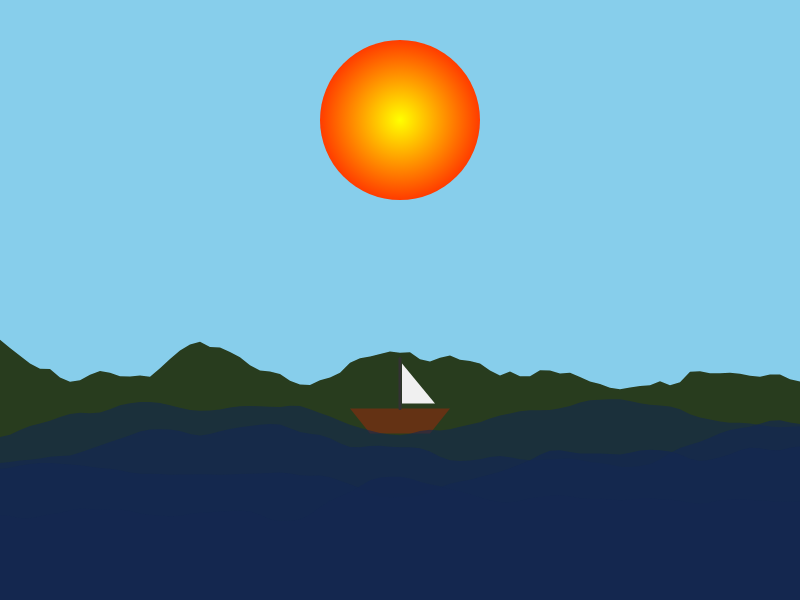
Frame 1 (no input)
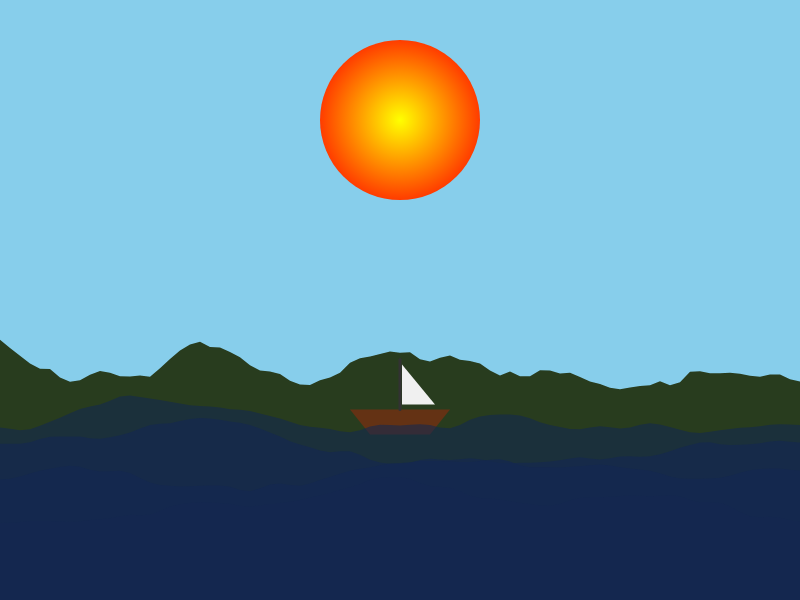
Frame 60 (no input)
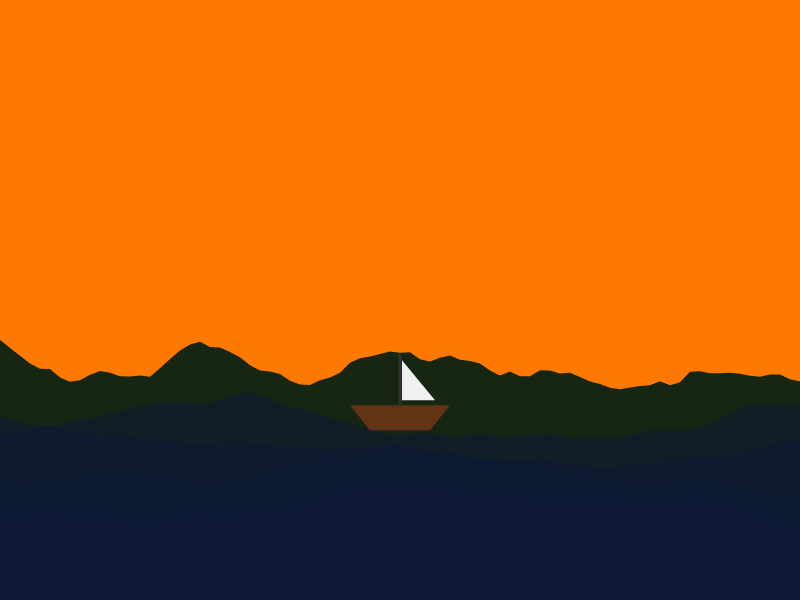
Frame 120 (the mouse pressed at the canvas centre since frame 60)

The p5.js sketch that drew these frames (run headless with seeded random() and noise() and a simulated clock; from frame 60 on, the mouse is pressed at the canvas centre):

// p5.js sketch
// ── sketch.js
// Alexander Morales 
// Title: First Light of the Moon
/// follow the Patt Vira tutorial to add fireworks to my original sketch of a boat at sunset. I will use the fireworks
// to add a sense of celebration and wonder to the scene, as if the boat is witnessing the first light of the moon rising 
// over the horizon. The fireworks will also create a dynamic contrast with the calm and serene atmosphere of the boat and the sunset, 
// enhancing the emotional impact of the piece. I also added the interactivity of the fireworks, allowing the viewer to launch them at night, 
// which adds an element of playfulness and engagement to the artwork.
/* Concept/Theme: I am investigating how basic geometric primitives in code can create complex emotional atmospheres. 
   This piece explores using shapes to construct a sailboat, land, the sun, and moon, testing how color gradients in the spectrum affect the viewer's sense of depth.
*/

// -------------------------------------------------------
// Controls:
// Left Click + Drag: Change time of day (moves Sun/Moon).
// Right Click: Launch fireworks (only at night).
// A / D Keys: Move the boat.

let gravity;
let fireworks = [];
let stars = [];
let boatX = 400;
let t = 0; // Global time variable (0 = day, 1 = night)

function setup() {
  createCanvas(800, 600);
  gravity = createVector(0, 0.15); // Downward force for the particle physics

  // Generate the stars once at the start
  for (let i = 0; i < 200; i++) {
    stars.push({
      x: random(width),
      y: random(height),
      size: random(1, 3)
    });
  }
  
  // Disable the browser's right-click context menu
  document.oncontextmenu = function() { return false; };
}

function draw() {
  // 1. TIME LOGIC (Only changes when LEFT CLICK is held)
  if (mouseIsPressed && mouseButton === LEFT) {
    t = map(mouseY, 0, height, 0, 1, true);
  }

  // Sky color based on 't' (Day -> Sunset -> Night)
  let skyColor;
  if (t < 0.5) {
    skyColor = lerpColor(color(135, 206, 235), color(255, 120, 0), t * 2);
  } else {
    skyColor = lerpColor(color(255, 120, 0), color(10, 10, 30), (t - 0.5) * 2);
  }
  background(skyColor);

  // 2. STARS (Fade in when dark)
  let starAlpha = map(t, 0.6, 1, 0, 255, true);
  fill(255, starAlpha);
  noStroke();
  for (let s of stars) {
    ellipse(s.x, s.y, s.size);
  }

  // 3. SUN AND MOON (Inverted mapping: Mouse up = Moon up)
  if (t < 0.5) {
    let sunY = map(t, 0, 0.5, height * 0.2, height * 0.8);
    drawSun(width / 2, sunY, 80);
  } else {
    let moonY = map(t, 0.5, 1, height * 0.8, height * 0.2);
    drawMoon(width / 2, moonY, 60);
  }

  // 4. FIREWORKS (Update and draw background fireworks)
  for (let i = fireworks.length - 1; i >= 0; i--) {
    fireworks[i].update();
    fireworks[i].display();
    if (fireworks[i].done) fireworks.splice(i, 1);
  }

  // 5. LANDSCAPE (Foreground)
  drawLand(t);
  
  // Boat movement and animation
  let bobbing = sin(frameCount * 0.05) * 10;
  if (keyIsPressed) {
    if (key === 'a' || key === 'A') boatX -= 3;
    if (key === 'd' || key === 'D') boatX += 3;
  }
  let sailColor = keyIsPressed ? color(0, 150, 255) : color(240);
  drawBoat(boatX, height * 0.68 + bobbing, sailColor);
  
  // 6. WAVES
  drawWaves(t);
}

function mousePressed() {
  // Launch fireworks ONLY on RIGHT CLICK
  if (mouseButton === RIGHT) {
    if (t > 0.4) { // Only allowed if it's dusk or night
      fireworks.push(new Fireworks(mouseX, height * 0.7));
    }
  }
}

// --- CLASSES ---

class Fireworks {
  constructor(x, y) {
    this.pos = createVector(x, y);
    this.vel = createVector(0, random(-13, -9));
    this.explode = false;
    this.done = false;
    this.color = color(random(255), random(255), random(255));
    // Initial rocket
    this.rocket = new Particles(this.pos.x, this.pos.y, this.vel.x, this.vel.y, false, this.color);
    this.particles = [];
  }

  update() {
    if (!this.explode) {
      this.rocket.update();
      // Explode at the peak of the trajectory
      if (this.rocket.vel.y >= 0) this.exploded();
    } else {
      for (let i = this.particles.length - 1; i >= 0; i--) {
        this.particles[i].update();
        if (this.particles[i].done) this.particles.splice(i, 1);
      }
      if (this.particles.length === 0) this.done = true;
    }
  }

  display() {
    if (!this.explode) {
      this.rocket.display();
    } else {
      for (let p of this.particles) p.display();
    }
  }

  exploded() {
    this.explode = true;
    for (let i = 0; i < 80; i++) {
      let pVel = p5.Vector.random2D();
      pVel.mult(random(2, 7));
      this.particles.push(new Particles(this.rocket.pos.x, this.rocket.pos.y, pVel.x, pVel.y, true, this.color));
    }
  }
}

class Particles {
  constructor(x, y, vx, vy, isExplosion, c) {
    this.pos = createVector(x, y);
    this.vel = createVector(vx, vy);
    this.color = c;
    this.size = isExplosion ? random(2, 5) : 8;
    this.life = 255; // Transparency/Lifespan
    this.done = false;
  }

  update() {
    this.vel.add(gravity);
    this.pos.add(this.vel);
    
    // Only fade out if it's an explosion fragment
    this.life -= 4;
    if (this.life < 0) {
      this.done = true;
    }
  }

  display() {
    push();
    fill(red(this.color), green(this.color), blue(this.color), this.life);
    noStroke();
    ellipse(this.pos.x, this.pos.y, this.size);
    pop();
  }
}

// --- DRAWING FUNCTIONS ---

function drawBoat(x, y, sColor) {
  push();
  translate(x, y);
  fill(100, 50, 20); 
  noStroke();
  quad(-50, 0, 50, 0, 30, 25, -30, 25);
  stroke(50);
  strokeWeight(3);
  line(0, 0, 0, -50);
  noStroke();
  fill(sColor); 
  triangle(2, -5, 2, -45, 35, -5);
  pop();
}

function drawLand(t) {
  let landColor = lerpColor(color(40, 60, 30), color(5, 15, 5), t);
  fill(landColor);
  noStroke();
  beginShape();
  vertex(0, height);
  for (let x = 0; x <= width; x += 10) {
    let h = noise(x * 0.01) * 120; 
    vertex(x, height * 0.7 - h);
  }
  vertex(width, height);
  endShape(CLOSE);
}

function drawSun(x, y, r) {
  push();
  let grad = drawingContext.createRadialGradient(x, y, 0, x, y, r);
  grad.addColorStop(0, 'rgba(255, 255, 0, 1)');
  grad.addColorStop(1, 'rgba(255, 60, 0, 1)');
  drawingContext.fillStyle = grad;
  noStroke();
  circle(x, y, r * 2);
  pop();
}

function drawMoon(x, y, radius) {
  push();
  let grad = drawingContext.createRadialGradient(x, y, 0, x, y, radius);
  grad.addColorStop(0, '#f5f5f5');
  grad.addColorStop(1, '#bcbcbc');
  drawingContext.shadowBlur = 30;
  drawingContext.shadowColor = 'rgba(255, 255, 255, 0.5)';
  drawingContext.fillStyle = grad;
  noStroke();
  ellipse(x, y, radius * 2); 
  pop();
}

function drawWaves(t) {
  let baseColor = color(20, 40, 80); 
  let targetColor = color(5, 10, 25);
  let waveColor = lerpColor(baseColor, targetColor, t);
  noStroke();
  for (let i = 0; i < 4; i++) {
    fill(red(waveColor), green(waveColor), blue(waveColor), 150 + (i * 20));
    beginShape();
    vertex(0, height);
    for (let x = 0; x <= width; x += 10) {
      let noiseVal = noise(x * 0.005, frameCount * 0.01 + (i * 100));
      let waveHeight = map(noiseVal, 0, 1, -50, 50);
      let y = (height * 0.7) + (i * 30) + waveHeight;
      vertex(x, y);
    }
    vertex(width, height);
    endShape(CLOSE);
  }
}
